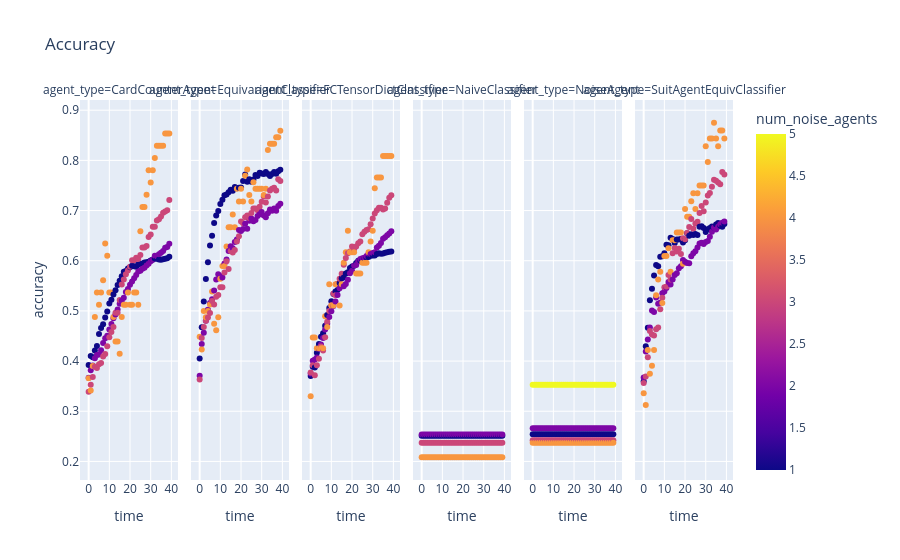
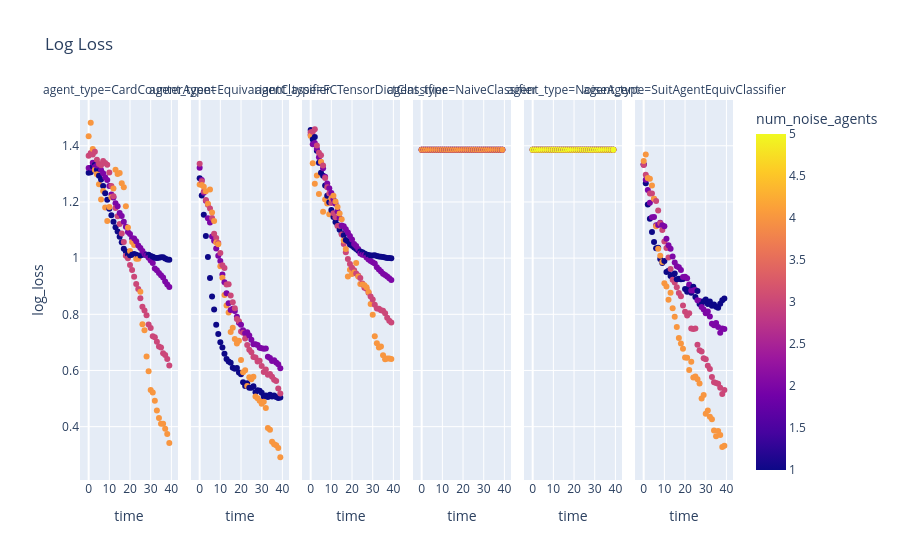

The code cell stored with these charts, in order, in its notebook:
### Code cell
import plotly.express as px
px.scatter(accuracy_summary, x="time", y="accuracy", color="num_noise_agents", facet_col="agent_type", title="Accuracy").show()
px.scatter(log_loss_summary, x="time", y="log_loss", color="num_noise_agents", facet_col="agent_type", title="Log Loss").show()

### Figure 1 — Plotly figure (JSON) as saved in the notebook; plotly's stock layout.template omitted (floating-point values rounded to 4 significant figures; data arrays with more than 128 entries replaced by an {"elided": "..."} marker saying what was removed)
{"data": [{"hovertemplate": "agent_type=CardCounterAgent<br>time=%{x}<br>accuracy=%{y}<br>num_noise_agents=%{marker.color}<extra></extra>", "legendgroup": "", "marker": {"color": {"elided": "160 float values"}, "coloraxis": "coloraxis", "symbol": "circle"}, "mode": "markers", "name": "", "orientation": "v", "showlegend": false, "type": "scatter", "x": {"elided": "160 int values"}, "xaxis": "x", "y": {"elided": "160 float values"}, "yaxis": "y"}, {"hovertemplate": "agent_type=EquivariantClassifier<br>time=%{x}<br>accuracy=%{y}<br>num_noise_agents=%{marker.color}<extra></extra>", "legendgroup": "", "marker": {"color": {"elided": "160 float values"}, "coloraxis": "coloraxis", "symbol": "circle"}, "mode": "markers", "name": "", "orientation": "v", "showlegend": false, "type": "scatter", "x": {"elided": "160 int values"}, "xaxis": "x2", "y": {"elided": "160 float values"}, "yaxis": "y2"}, {"hovertemplate": "agent_type=FCTensorDictClassifier<br>time=%{x}<br>accuracy=%{y}<br>num_noise_agents=%{marker.color}<extra></extra>", "legendgroup": "", "marker": {"color": {"elided": "160 float values"}, "coloraxis": "coloraxis", "symbol": "circle"}, "mode": "markers", "name": "", "orientation": "v", "showlegend": false, "type": "scatter", "x": {"elided": "160 int values"}, "xaxis": "x3", "y": {"elided": "160 float values"}, "yaxis": "y3"}, {"hovertemplate": "agent_type=NaiveClassifier<br>time=%{x}<br>accuracy=%{y}<br>num_noise_agents=%{marker.color}<extra></extra>", "legendgroup": "", "marker": {"color": {"elided": "160 float values"}, "coloraxis": "coloraxis", "symbol": "circle"}, "mode": "markers", "name": "", "orientation": "v", "showlegend": false, "type": "scatter", "x": {"elided": "160 int values"}, "xaxis": "x4", "y": {"elided": "160 float values"}, "yaxis": "y4"}, {"hovertemplate": "agent_type=NoiseAgent<br>time=%{x}<br>accuracy=%{y}<br>num_noise_agents=%{marker.color}<extra></extra>", "legendgroup": "", "marker": {"color": {"elided": "200 float values"}, "coloraxis": "coloraxis", "symbol": "circle"}, "mode": "markers", "name": "", "orientation": "v", "showlegend": false, "type": "scatter", "x": {"elided": "200 int values"}, "xaxis": "x5", "y": {"elided": "200 float values"}, "yaxis": "y5"}, {"hovertemplate": "agent_type=SuitAgentEquivClassifier<br>time=%{x}<br>accuracy=%{y}<br>num_noise_agents=%{marker.color}<extra></extra>", "legendgroup": "", "marker": {"color": {"elided": "160 float values"}, "coloraxis": "coloraxis", "symbol": "circle"}, "mode": "markers", "name": "", "orientation": "v", "showlegend": false, "type": "scatter", "x": {"elided": "160 int values"}, "xaxis": "x6", "y": {"elided": "160 float values"}, "yaxis": "y6"}], "layout": {"annotations": [{"font": {}, "showarrow": false, "text": "agent_type=CardCounterAgent", "x": 0.075, "xanchor": "center", "xref": "paper", "y": 1, "yanchor": "bottom", "yref": "paper"}, {"font": {}, "showarrow": false, "text": "agent_type=EquivariantClassifier", "x": 0.245, "xanchor": "center", "xref": "paper", "y": 1, "yanchor": "bottom", "yref": "paper"}, {"font": {}, "showarrow": false, "text": "agent_type=FCTensorDictClassifier", "x": 0.415, "xanchor": "center", "xref": "paper", "y": 1, "yanchor": "bottom", "yref": "paper"}, {"font": {}, "showarrow": false, "text": "agent_type=NaiveClassifier", "x": 0.585, "xanchor": "center", "xref": "paper", "y": 1, "yanchor": "bottom", "yref": "paper"}, {"font": {}, "showarrow": false, "text": "agent_type=NoiseAgent", "x": 0.755, "xanchor": "center", "xref": "paper", "y": 1, "yanchor": "bottom", "yref": "paper"}, {"font": {}, "showarrow": false, "text": "agent_type=SuitAgentEquivClassifier", "x": 0.925, "xanchor": "center", "xref": "paper", "y": 1, "yanchor": "bottom", "yref": "paper"}], "coloraxis": {"colorbar": {"title": {"text": "num_noise_agents"}}, "colorscale": [[0, "#0d0887"], [0.1111, "#46039f"], [0.2222, "#7201a8"], [0.3333, "#9c179e"], [0.4444, "#bd3786"], [0.5556, "#d8576b"], [0.6667, "#ed7953"], [0.7778, "#fb9f3a"], [0.8889, "#fdca26"], [1, "#f0f921"]]}, "legend": {"tracegroupgap": 0}, "title": {"text": "Accuracy"}, "xaxis": {"anchor": "y", "domain": [0, 0.15], "title": {"text": "time"}}, "xaxis2": {"anchor": "y2", "domain": [0.17, 0.32], "matches": "x", "title": {"text": "time"}}, "xaxis3": {"anchor": "y3", "domain": [0.34, 0.49], "matches": "x", "title": {"text": "time"}}, "xaxis4": {"anchor": "y4", "domain": [0.51, 0.66], "matches": "x", "title": {"text": "time"}}, "xaxis5": {"anchor": "y5", "domain": [0.68, 0.83], "matches": "x", "title": {"text": "time"}}, "xaxis6": {"anchor": "y6", "domain": [0.85, 1], "matches": "x", "title": {"text": "time"}}, "yaxis": {"anchor": "x", "domain": [0, 1], "title": {"text": "accuracy"}}, "yaxis2": {"anchor": "x2", "domain": [0, 1], "matches": "y", "showticklabels": false}, "yaxis3": {"anchor": "x3", "domain": [0, 1], "matches": "y", "showticklabels": false}, "yaxis4": {"anchor": "x4", "domain": [0, 1], "matches": "y", "showticklabels": false}, "yaxis5": {"anchor": "x5", "domain": [0, 1], "matches": "y", "showticklabels": false}, "yaxis6": {"anchor": "x6", "domain": [0, 1], "matches": "y", "showticklabels": false}}}

### Figure 2 — Plotly figure (JSON) as saved in the notebook; plotly's stock layout.template omitted (floating-point values rounded to 4 significant figures; data arrays with more than 128 entries replaced by an {"elided": "..."} marker saying what was removed)
{"data": [{"hovertemplate": "agent_type=CardCounterAgent<br>time=%{x}<br>log_loss=%{y}<br>num_noise_agents=%{marker.color}<extra></extra>", "legendgroup": "", "marker": {"color": {"elided": "160 float values"}, "coloraxis": "coloraxis", "symbol": "circle"}, "mode": "markers", "name": "", "orientation": "v", "showlegend": false, "type": "scatter", "x": {"elided": "160 int values"}, "xaxis": "x", "y": {"elided": "160 float values"}, "yaxis": "y"}, {"hovertemplate": "agent_type=EquivariantClassifier<br>time=%{x}<br>log_loss=%{y}<br>num_noise_agents=%{marker.color}<extra></extra>", "legendgroup": "", "marker": {"color": {"elided": "160 float values"}, "coloraxis": "coloraxis", "symbol": "circle"}, "mode": "markers", "name": "", "orientation": "v", "showlegend": false, "type": "scatter", "x": {"elided": "160 int values"}, "xaxis": "x2", "y": {"elided": "160 float values"}, "yaxis": "y2"}, {"hovertemplate": "agent_type=FCTensorDictClassifier<br>time=%{x}<br>log_loss=%{y}<br>num_noise_agents=%{marker.color}<extra></extra>", "legendgroup": "", "marker": {"color": {"elided": "160 float values"}, "coloraxis": "coloraxis", "symbol": "circle"}, "mode": "markers", "name": "", "orientation": "v", "showlegend": false, "type": "scatter", "x": {"elided": "160 int values"}, "xaxis": "x3", "y": {"elided": "160 float values"}, "yaxis": "y3"}, {"hovertemplate": "agent_type=NaiveClassifier<br>time=%{x}<br>log_loss=%{y}<br>num_noise_agents=%{marker.color}<extra></extra>", "legendgroup": "", "marker": {"color": {"elided": "160 float values"}, "coloraxis": "coloraxis", "symbol": "circle"}, "mode": "markers", "name": "", "orientation": "v", "showlegend": false, "type": "scatter", "x": {"elided": "160 int values"}, "xaxis": "x4", "y": {"elided": "160 float values"}, "yaxis": "y4"}, {"hovertemplate": "agent_type=NoiseAgent<br>time=%{x}<br>log_loss=%{y}<br>num_noise_agents=%{marker.color}<extra></extra>", "legendgroup": "", "marker": {"color": {"elided": "200 float values"}, "coloraxis": "coloraxis", "symbol": "circle"}, "mode": "markers", "name": "", "orientation": "v", "showlegend": false, "type": "scatter", "x": {"elided": "200 int values"}, "xaxis": "x5", "y": {"elided": "200 float values"}, "yaxis": "y5"}, {"hovertemplate": "agent_type=SuitAgentEquivClassifier<br>time=%{x}<br>log_loss=%{y}<br>num_noise_agents=%{marker.color}<extra></extra>", "legendgroup": "", "marker": {"color": {"elided": "160 float values"}, "coloraxis": "coloraxis", "symbol": "circle"}, "mode": "markers", "name": "", "orientation": "v", "showlegend": false, "type": "scatter", "x": {"elided": "160 int values"}, "xaxis": "x6", "y": {"elided": "160 float values"}, "yaxis": "y6"}], "layout": {"annotations": [{"font": {}, "showarrow": false, "text": "agent_type=CardCounterAgent", "x": 0.075, "xanchor": "center", "xref": "paper", "y": 1, "yanchor": "bottom", "yref": "paper"}, {"font": {}, "showarrow": false, "text": "agent_type=EquivariantClassifier", "x": 0.245, "xanchor": "center", "xref": "paper", "y": 1, "yanchor": "bottom", "yref": "paper"}, {"font": {}, "showarrow": false, "text": "agent_type=FCTensorDictClassifier", "x": 0.415, "xanchor": "center", "xref": "paper", "y": 1, "yanchor": "bottom", "yref": "paper"}, {"font": {}, "showarrow": false, "text": "agent_type=NaiveClassifier", "x": 0.585, "xanchor": "center", "xref": "paper", "y": 1, "yanchor": "bottom", "yref": "paper"}, {"font": {}, "showarrow": false, "text": "agent_type=NoiseAgent", "x": 0.755, "xanchor": "center", "xref": "paper", "y": 1, "yanchor": "bottom", "yref": "paper"}, {"font": {}, "showarrow": false, "text": "agent_type=SuitAgentEquivClassifier", "x": 0.925, "xanchor": "center", "xref": "paper", "y": 1, "yanchor": "bottom", "yref": "paper"}], "coloraxis": {"colorbar": {"title": {"text": "num_noise_agents"}}, "colorscale": [[0, "#0d0887"], [0.1111, "#46039f"], [0.2222, "#7201a8"], [0.3333, "#9c179e"], [0.4444, "#bd3786"], [0.5556, "#d8576b"], [0.6667, "#ed7953"], [0.7778, "#fb9f3a"], [0.8889, "#fdca26"], [1, "#f0f921"]]}, "legend": {"tracegroupgap": 0}, "title": {"text": "Log Loss"}, "xaxis": {"anchor": "y", "domain": [0, 0.15], "title": {"text": "time"}}, "xaxis2": {"anchor": "y2", "domain": [0.17, 0.32], "matches": "x", "title": {"text": "time"}}, "xaxis3": {"anchor": "y3", "domain": [0.34, 0.49], "matches": "x", "title": {"text": "time"}}, "xaxis4": {"anchor": "y4", "domain": [0.51, 0.66], "matches": "x", "title": {"text": "time"}}, "xaxis5": {"anchor": "y5", "domain": [0.68, 0.83], "matches": "x", "title": {"text": "time"}}, "xaxis6": {"anchor": "y6", "domain": [0.85, 1], "matches": "x", "title": {"text": "time"}}, "yaxis": {"anchor": "x", "domain": [0, 1], "title": {"text": "log_loss"}}, "yaxis2": {"anchor": "x2", "domain": [0, 1], "matches": "y", "showticklabels": false}, "yaxis3": {"anchor": "x3", "domain": [0, 1], "matches": "y", "showticklabels": false}, "yaxis4": {"anchor": "x4", "domain": [0, 1], "matches": "y", "showticklabels": false}, "yaxis5": {"anchor": "x5", "domain": [0, 1], "matches": "y", "showticklabels": false}, "yaxis6": {"anchor": "x6", "domain": [0, 1], "matches": "y", "showticklabels": false}}}
